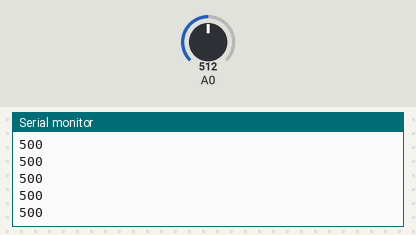
Recording of a sketch running on a simulated Arduino Uno, built with avr-gcc and run on an emulated ATmega328P. On the bench: the last lines printed to the serial monitor. The test bench sets the inputs (shaded band); at power-on: A0 = 512.

Above: at 1.2 s.
1.3 s: A0 set to 716
At 2.4 s:
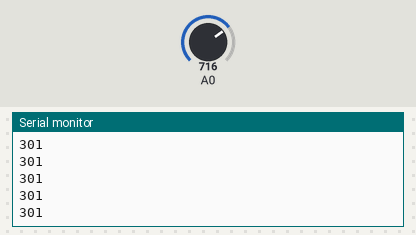
2.8 s: A0 set to 900
At 3.4 s:
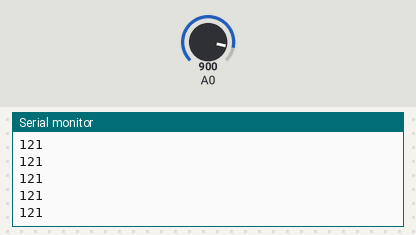
Timing chart, 0 to 5.8 s (numbered marks = the images above; inputs shaded):
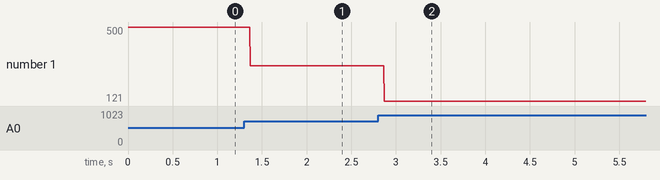

Measured:
- after the input at 1.3 s, the serial monitor: prints a new line after 0.07 s (image 1)
- after the input at 2.8 s, the serial monitor: prints a new line after 0.07 s (image 2)
- plotted number 1: 500 → 301 after the input at 1.3 s, 301 → 121 after the input at 2.8 s

The sketch:

moisture_sensor.ino
```cpp
void setup() {
  // put your setup code here, to run once:

 Serial.begin(9600);

  pinMode(A0, INPUT);


}

void loop() {
  // put your main code here, to run repeatedly:

int a = map(analogRead(A0), 0, 1023, 1000, 0);

//int a = analogRead(A0);

Serial.println(a);


}
```
